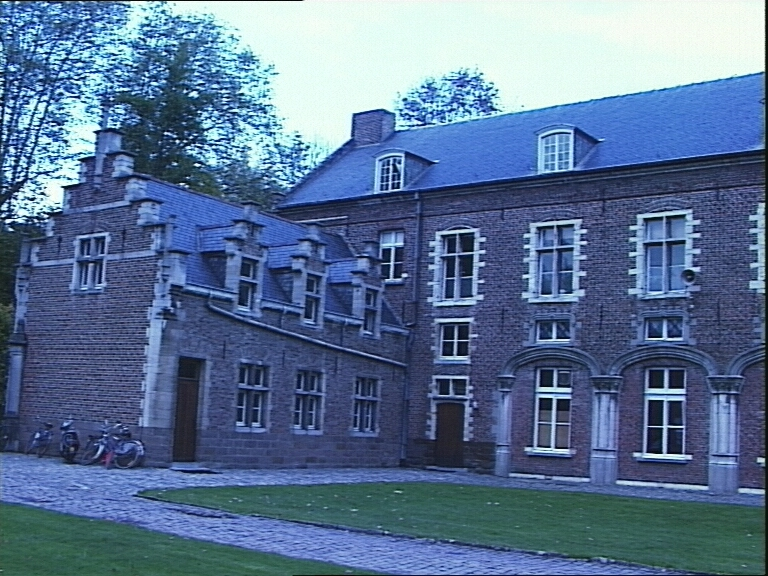
%> input picture ex08/castle.01.jpg, 768 x 576 px
$ octave ex08.m   (GNU Octave 9; MATLAB toolbox functions it lacks are replaced by stand-ins)
%> lines starting %> are read from the running program, lines starting %| are printed output that depends on the picture; in (x1, y1, x2, y2) boxes, pixels count from 0 and x2, y2 are one past the last pixel; in counts of white or black regions, pixels touching at a corner belong together; the program's own positions count from 1
pts_2D_1 = load("2dpts_1.txt");
pts_2D_2 = load("2dpts_2.txt");
pts_2D_3 = load("2dpts_3.txt");

% Calcul des matrices fondamentales
p1 = pts_2D_1(1:50, :);
p2 = pts_2D_2(1:50, :);
p3 = pts_2D_3(1:50, :);

F13 = get_fundamental_from_svd(p1, p3);
F23 = get_fundamental_from_svd(p2, p3);

% Estimation de la troisième image
pts_1 = pts_2D_1(50:end, :);
pts_2 = pts_2D_2(50:end, :);
pts_3 = pts_2D_3(50:end, :);

pts_3_estimated = estimate_image(pts_1, pts_2, F13, F23);

error = get_euclidian_error(pts_3_estimated, pts_3, 2);

% Avec les châteaux
castle_1 = imread("castle.01.jpg");
%> castle_1 is the input picture: size 576x768x3 uint8; mean R, G, B 89.8, 114.7, 148.3
castle_2 = imread("castle.02.jpg");
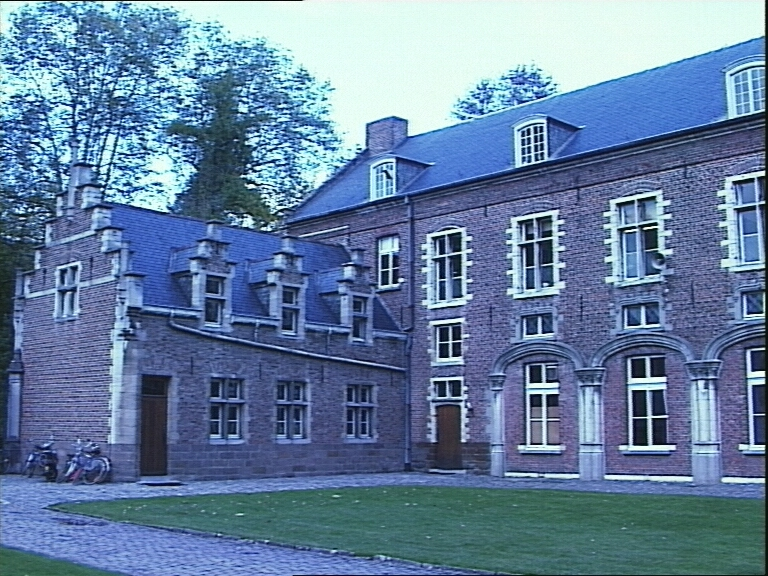
%> input picture ex08/castle.02.jpg, 768 x 576 px
%> castle_2 is the input picture: size 576x768x3 uint8; mean R, G, B 100.5, 127.6, 160.1
castle_3 = imread("castle.03.jpg");
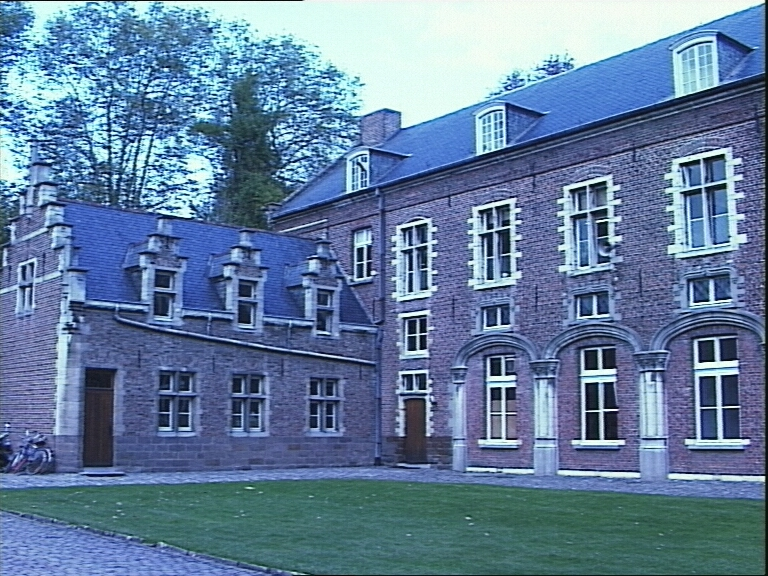
%> input picture ex08/castle.03.jpg, 768 x 576 px
%> castle_3 is the input picture: size 576x768x3 uint8; mean R, G, B 98.8, 126, 157.8

load("pts2d.mat", "pts");

% Affichage des châteaux et des points
figure("Name", "Châteaux et points");
subplot(1, 3, 1);
display_pts_in_img(castle_1, pts(:, :, 1));

subplot(1, 3, 2);
display_pts_in_img(castle_2, pts(:, :, 2));
% [16 lines not run here, left out]
function [F] = get_fundamental_from_svd(p1, p2)
    n = size(p1, 1);

    B = zeros(n, 9);

    for i=1:n
        B(i, :) = [
            p1(i, 1)*p2(i, 1)
            p1(i, 2)*p2(i, 1)
            p2(i, 1)
            p1(i, 1)*p2(i, 2)
            p1(i, 2)*p2(i, 2)
            p2(i, 2)
            p1(i, 1)
            p1(i, 2)
            1
            ];
    end

    [~, ~, V] = svd(B);
    V = V(:, end);

    F = reshape(V, 3, 3)';
    F = F / F(3, 3);
end

function [pts_3] = estimate_image(pts_1, pts_2, F13, F23)

    n = size(pts_1, 1);
    pts_3 = zeros(n, 2);
    for i=1:n
        p1 = [pts_1(i, :) 1]';
        p2 = [pts_2(i, :) 1]';
        p3 = cross(F23 * p2, F13 * p1)';
        p3 = p3 / p3(3);
        pts_3(i, :) = p3(:, 1:2);
    end
end

function [error] = get_euclidian_error(estimated, real, dim)
    error = sqrt(sum((estimated - real).^2, dim));
    error = mean(error);
end

function display_pts_in_img(img, pts)
    for i=1:size(pts, 1)
        img = insertMarker(img, pts(i, 1:2), "MarkerColor", "red");
    end
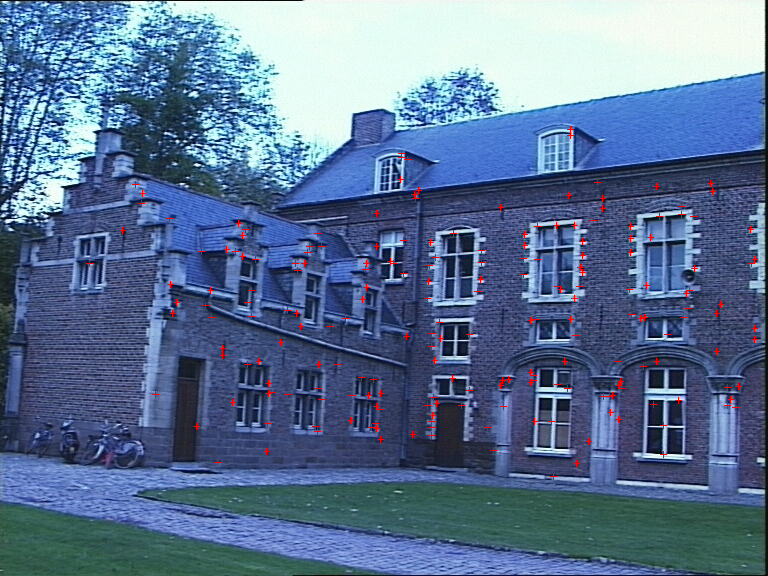
%> img: size 576x768x3 uint8; 0.61% of pixels changed, all inside (x1, y1, x2, y2) = (86, 126, 758, 480)
%> the run ends on the next line

    imshow(img);
end
